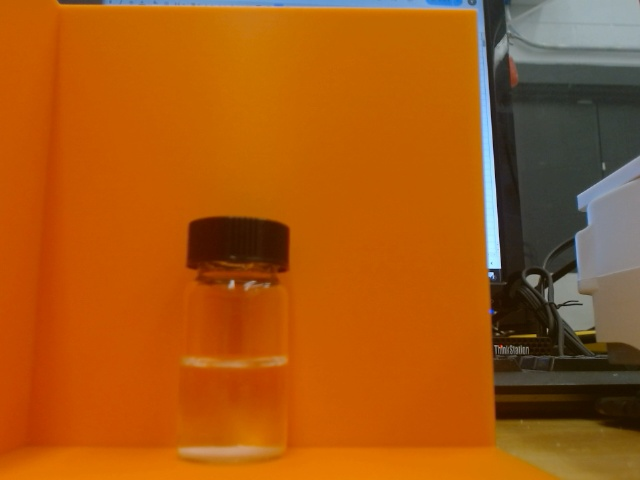
#> input picture CV model files/datasets/val/Sediment/CaCO3 10ml 0.2 clear.jpg, 640 x 480 px; its folder holds 4 pictures in this run
$ python Tester.py
#> lines starting #> are read from the running program, lines starting #| are printed output that depends on the picture
import cv2
import os

# Path to your image folder
file_path = os.path.dirname(os.path.abspath(__file__))
input_folder = os.path.join(file_path, 'val', 'Sediment')
output_folder = os.path.join(file_path, 'val', 'Sediment')
# Create output folder if it doesn't exist
#os.makedirs(output_folder, exist_ok=True)
dir_list = os.listdir(input_folder)
# Loop through all image files
for filename in dir_list:
    if filename.lower().endswith(('.png', '.jpg', '.jpeg')):
        img_path = os.path.join(input_folder, filename)
        image = cv2.imread(img_path)
#> image is the input picture: shape (480, 640, 3); mean B, G, R 19.7, 88.9, 167.4

        if image is not None:
            # Mirror the image (flip horizontally)
            mirrored = cv2.flip(image, 1)
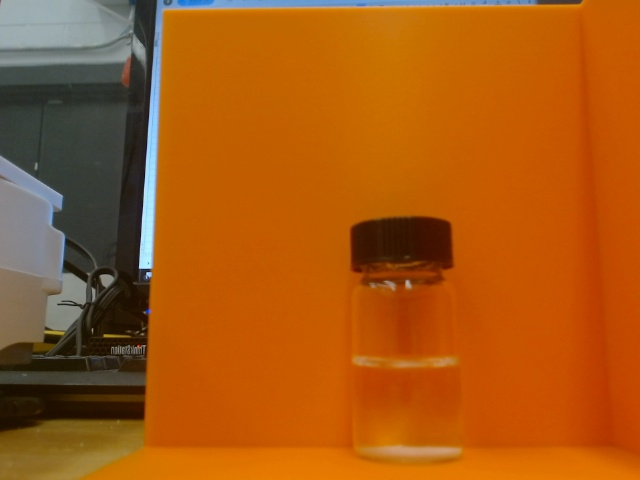
#> mirrored: shape (480, 640, 3); mean B, G, R 19.7, 88.9, 167.4

            # Save the mirrored image
            save_path = os.path.join(output_folder, f"mirrored_{filename}")
            cv2.imwrite(save_path, mirrored)
#> pass 2 of the loop `for filename in dir_list:`:
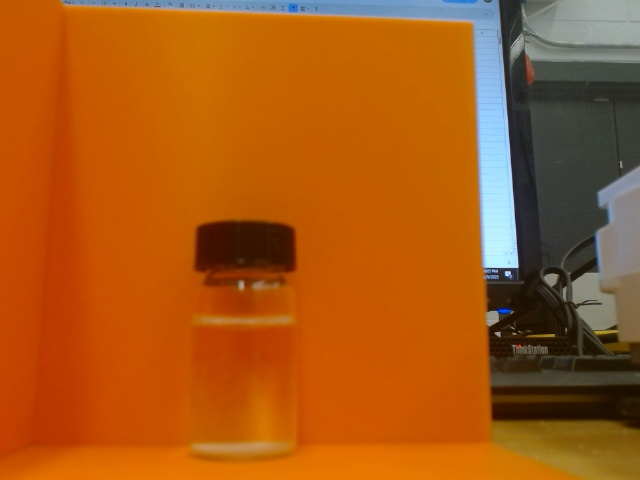
#> input picture CV model files/datasets/val/Sediment/CaCO3 15ml 0.6 clear.jpg, 640 x 480 px
#> image is the input picture: shape (480, 640, 3); mean B, G, R 22.7, 89.1, 167.7
#> `mirrored = cv2.flip(image, 1)`:
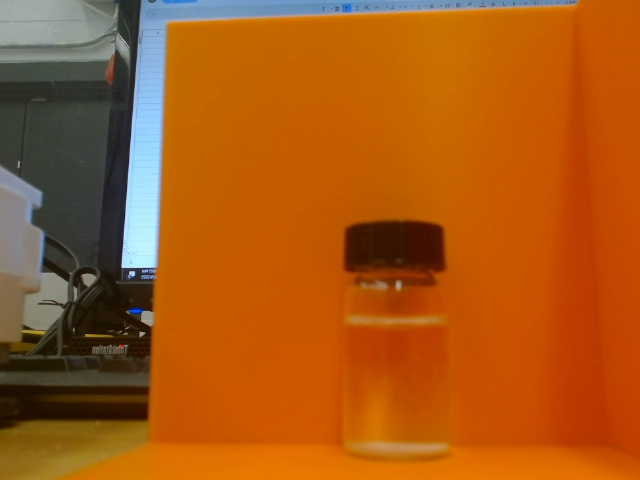
#> mirrored: shape (480, 640, 3); mean B, G, R 22.7, 89.1, 167.7
#> pass 3 of the loop `for filename in dir_list:`:
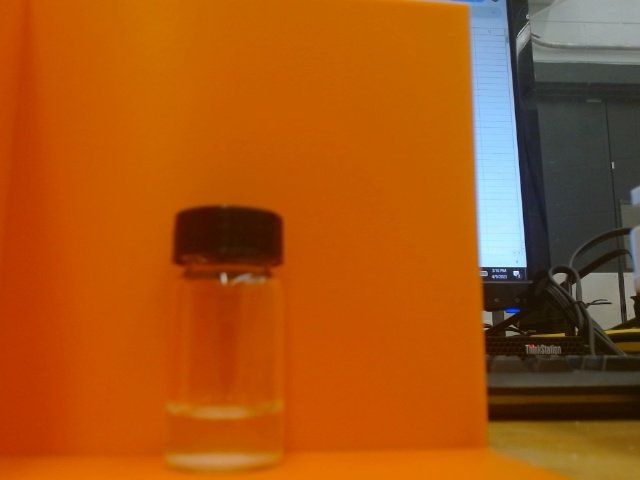
#> input picture CV model files/datasets/val/Sediment/CaCO3 5ml 0.4 clear.jpg, 640 x 480 px
#> image is the input picture: shape (480, 640, 3); mean B, G, R 21, 85.4, 166.1
#> `mirrored = cv2.flip(image, 1)`:
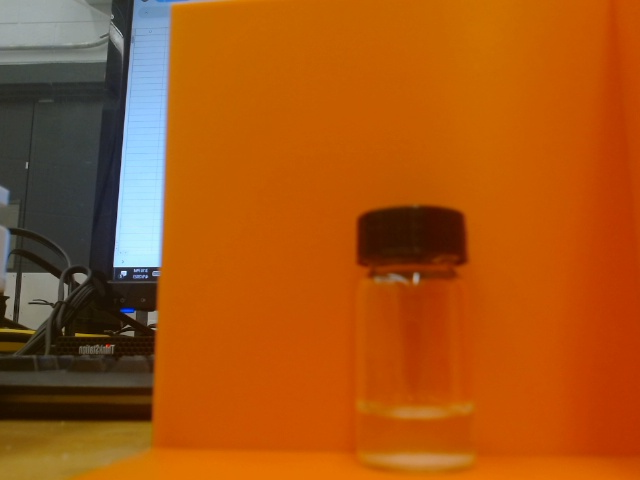
#> mirrored: shape (480, 640, 3); mean B, G, R 21, 85.4, 166.1
#> the loop made 4 passes; the first 3 are shown

print("✅ All images mirrored and saved.")
